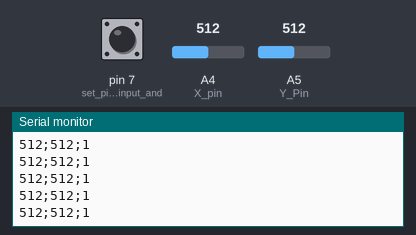
A sketch run on a simulated Arduino Uno, built with avr-gcc and run on an emulated ATmega328P. Shown: the last lines printed to the serial monitor. The inputs (shaded band) are chosen by the test bench; at power-on: A5 (Y_Pin) = 512, pin 7 (set_pin_7_as_an_input_and) HIGH, A4 (X_pin) = 512.

Above: at 4.2 s.
4.3 s: A5 (Y_Pin) set to 993
At 4.9 s:
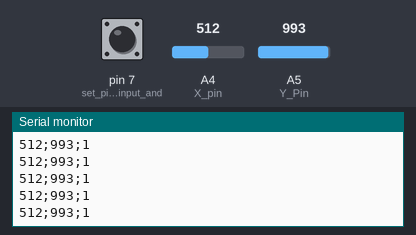
7.3 s: A5 (Y_Pin) set to 1014
At 8.0 s:
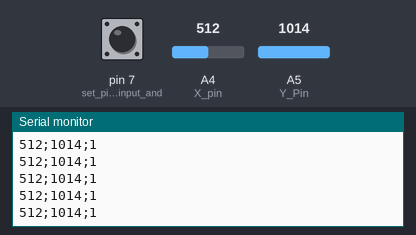
Timing chart, 0 to 10.3 s (numbered marks = the images above; inputs shaded):
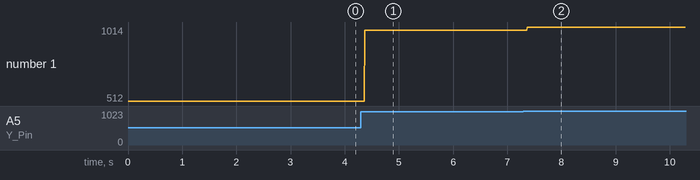

Measured:
- after the input at 4.3 s, the serial monitor: prints a new line after 0.07 s (image 1)
- after the input at 7.3 s, the serial monitor: prints a new line after 0.07 s (image 2)
- plotted number 1: 512 → 993 after the input at 4.3 s, 993 → 1014 after the input at 7.3 s

The sketch:

joystick.ino
```cpp
int x = 0;
int y = 0;
int b = 0;
int i = 0;
String result;

void setup() {
	pinMode(A4, INPUT); // X pin
	pinMode(A5, INPUT); // Y Pin
  pinMode(7, INPUT_PULLUP); //set pin 7 as an input and enable the internal pull-up resistor
	Serial.begin(9600);


}
void loop() {
  x = analogRead(A4);	// read X axis value [0..1023]
  y = analogRead(A5);	// read Y axis value [0..1023]
  b = digitalRead(7);	// read Button state [0,1]

  // Converting values to strings
  String x_str = String(x);
  String y_str = String(y);
  String b_str = String(b);

  result = x_str + ";" + y_str + ";" + b_str;

  Serial.println(result);
}
```
